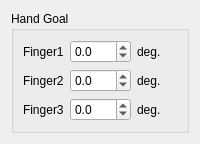
            <widget class="QWidget" name="left_arm_hand_control">
             <attribute name="title">
              <string>Hand Control</string>
             </attribute>
             <layout class="QGridLayout" name="gridLayout_16">
              <item row="0" column="0">
               <widget class="QGroupBox" name="left_goal_hand_position_box">
                <property name="title">
                 <string>Hand Goal</string>
                </property>
                <layout class="QGridLayout" name="gridLayout_25">
                 <item row="0" column="0">
                  <widget class="QLabel" name="left_goal_finger1_position_txt">
                   <property name="text">
                    <string>Finger1</string>
                   </property>
                  </widget>
                 </item>
                 <item row="0" column="1">
                  <widget class="QDoubleSpinBox" name="left_goal_finger1_position">
                   <property name="decimals">
                    <number>1</number>
                   </property>
                   <property name="minimum">
                    <double>-180.000000000000000</double>
                   </property>
                   <property name="maximum">
                    <double>180.000000000000000</double>
                   </property>
                  </widget>
                 </item>
                 <item row="0" column="2">
                  <widget class="QLabel" name="deg_txt_33">
                   <property name="text">
                    <string>deg.</string>
                   </property>
                  </widget>
                 </item>
                 <item row="1" column="0">
                  <widget class="QLabel" name="left_goal_finger2_position_txt">
                   <property name="text">
                    <string>Finger2</string>
                   </property>
                  </widget>
                 </item>
                 <item row="2" column="0">
                  <widget class="QLabel" name="left_goal_finger3_position_txt">
                   <property name="text">
                    <string>Finger3</string>
                   </property>
                  </widget>
                 </item>
                 <item row="1" column="1">
                  <widget class="QDoubleSpinBox" name="left_goal_finger2_position">
                   <property name="decimals">
                    <number>1</number>
                   </property>
                   <property name="minimum">
                    <double>-180.000000000000000</double>
                   </property>
                   <property name="maximum">
                    <double>180.000000000000000</double>
                   </property>
                  </widget>
                 </item>
                 <item row="2" column="1">
                  <widget class="QDoubleSpinBox" name="left_goal_finger3_position">
                   <property name="decimals">
                    <number>1</number>
                   </property>
                   <property name="minimum">
                    <double>-180.000000000000000</double>
                   </property>
                   <property name="maximum">
                    <double>180.000000000000000</double>
                   </property>
                  </widget>
                 </item>
                 <item row="1" column="2">
                  <widget class="QLabel" name="deg_txt_35">
                   <property name="text">
                    <string>deg.</string>
                   </property>
                  </widget>
                 </item>
                 <item row="2" column="2">
                  <widget class="QLabel" name="deg_txt_36">
                   <property name="text">
                    <string>deg.</string>
                   </property>
                  </widget>
                 </item>
                </layout>
               </widget>
              </item>
             </layout>
            </widget>
